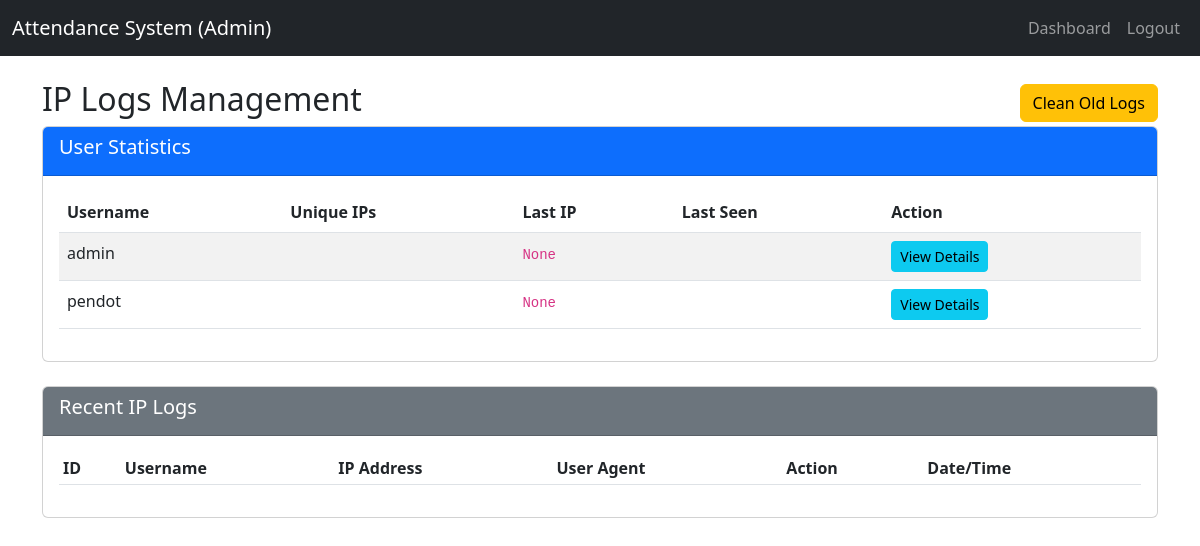
The app's page /admin/all-ips (signed in), older data.
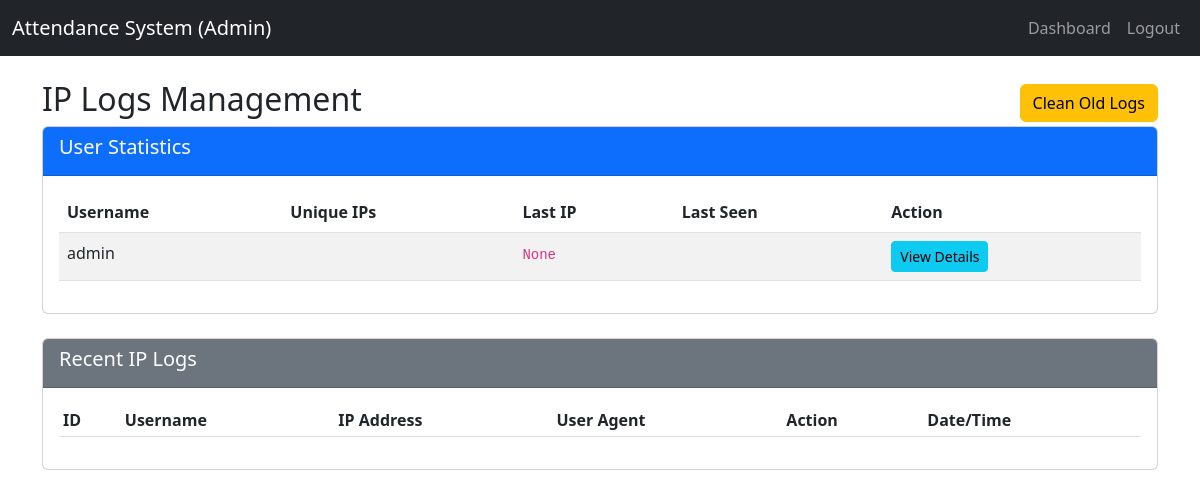
The same page, newer data.
### tables this page shows
CREATE TABLE users (
                    id INTEGER PRIMARY KEY AUTOINCREMENT,
                    username TEXT UNIQUE NOT NULL,
                    password TEXT NOT NULL,
                    role TEXT NOT NULL,
                    default_shift TEXT DEFAULT 'auto'
                );

### app.py (the view)
@app.route('/admin/all-ips')
@login_required
@admin_required
def all_ips():
    stats = query_db('''
        SELECT
            u.id as user_id,
            u.username,
            COUNT(DISTINCT l.ip_address) as unique_ips,
            COUNT(l.id) as total_logins,
            MAX(l.created_at) as last_login,
            (
                SELECT ip_address FROM ip_logs l2
                WHERE l2.user_id = u.id
                ORDER BY created_at DESC LIMIT 1
            ) as last_ip
        FROM users u
        LEFT JOIN ip_logs l ON u.id = l.user_id
        GROUP BY u.id, u.username
        ORDER BY last_login DESC
    ''')
    logs = query_db('''
        SELECT l.*, u.username
        FROM ip_logs l
        JOIN users u ON l.user_id = u.id
        ORDER BY l.created_at DESC
        LIMIT 1000
    ''')
    return render_template('all_ips.html', stats=stats, logs=logs)

### app.py (called while the page is built)
def get_db():
    if DATABASE_URL and DATABASE_URL.startswith('postgres'):
        if not hasattr(g, '_database'):
            g._database = psycopg2.connect(DATABASE_URL, cursor_factory=RealDictCursor)
        return g._database
    else:
        db = getattr(g, '_database', None)
        if db is None:
            db = g._database = sqlite3.connect('attendance.db')
            db.row_factory = sqlite3.Row
        return db

@app.teardown_appcontext
def close_connection(exception):
    db = getattr(g, '_database', None)
    if db is not None:
        db.close()

def query_db(query, args=(), one=False):
    try:
        conn = get_db()
        if DATABASE_URL and DATABASE_URL.startswith('postgres'):
            cur = conn.cursor()
            cur.execute(query.replace('?', '%s'), args)
            rv = cur.fetchall()
            cur.close()
            return (rv[0] if rv else None) if one else rv
        else:
            cur = conn.execute(query, args)
            rv = cur.fetchall()
            cur.close()
            return (rv[0] if rv else None) if one else rv
    except Exception as e:
        app.logger.error(f"Database query error: {str(e)}")
        raise

### templates/all_ips.html (shortened to what this page needs)
<!DOCTYPE html>
<html lang="en">
<head>
    <link href="https://cdn.jsdelivr.net/npm/bootstrap@5.3.0/dist/css/bootstrap.min.css" rel="stylesheet">
    <link rel="stylesheet" href="{{ url_for('static', filename='style.css') }}">
</head>
<body>
    <nav class="navbar navbar-expand-lg navbar-dark bg-dark">
        <div class="container-fluid">
            <a class="navbar-brand" href="#">Attendance System (Admin)</a>
            <div class="collapse navbar-collapse">
                <ul class="navbar-nav ms-auto">
                    <li class="nav-item"><a class="nav-link" href="{{ url_for('main.dashboard') }}">Dashboard</a></li>
                    <li class="nav-item"><a class="nav-link" href="{{ url_for('logout') }}">Logout</a></li>
                </ul>
            </div>
        </div>
    </nav>
    <div class="container mt-4">
        <div class="d-flex justify-content-between align-items-center">
            <h2>IP Logs Management</h2>
            <a href="{{ url_for('ip.clean_old_logs', days=30) }}" class="btn btn-warning" onclick="return confirm('Hapus log IP lebih dari 30 hari?')">Clean Old Logs</a>
        </div>
        <div class="card mb-4">
            <div class="card-header bg-primary text-white">
                <h5>User Statistics</h5>
            </div>
            <div class="card-body">
                <table class="table table-striped">
                    <thead>
                        <tr>
                            <th>Username</th>
                            <th>Unique IPs</th>
                            <th>Last IP</th>
                            <th>Last Seen</th>
                            <th>Action</th>
                        </tr>
                    </thead>
                    <tbody>
                        {% for stat in stats %}
                        <tr>
                            <td>{{ stat.username }}</td>
                            <td>{{ stat.ip_count }}</td>
                            <td><code>{{ stat.last_ip }}</code></td>
                            <td>{{ stat.last_seen }}</td>
                            <td>
                                <a href="{{ url_for('ip.user_ips', user_id=stat.user_id) }}" class="btn btn-sm btn-info">View Details</a>
                            </td>
                        </tr>
                        {% endfor %}
                    </tbody>
                </table>
            </div>
        </div>
        <div class="card">
            <div class="card-header bg-secondary text-white">
                <h5>Recent IP Logs</h5>
            </div>
            <div class="card-body">
                <div class="table-responsive">
                    <table class="table table-sm table-striped">
                        <thead>
                            <tr>
                                <th>ID</th>
                                <th>Username</th>
                                <th>IP Address</th>
                                <th>User Agent</th>
                                <th>Action</th>
                                <th>Date/Time</th>
                            </tr>
                        </thead>
                    </table>
                </div>
            </div>
        </div>
    </div>
</body>
</html>

Row changes from the older to the newer data that the page shows:
removed users: username "pendot", last_ip "None"
